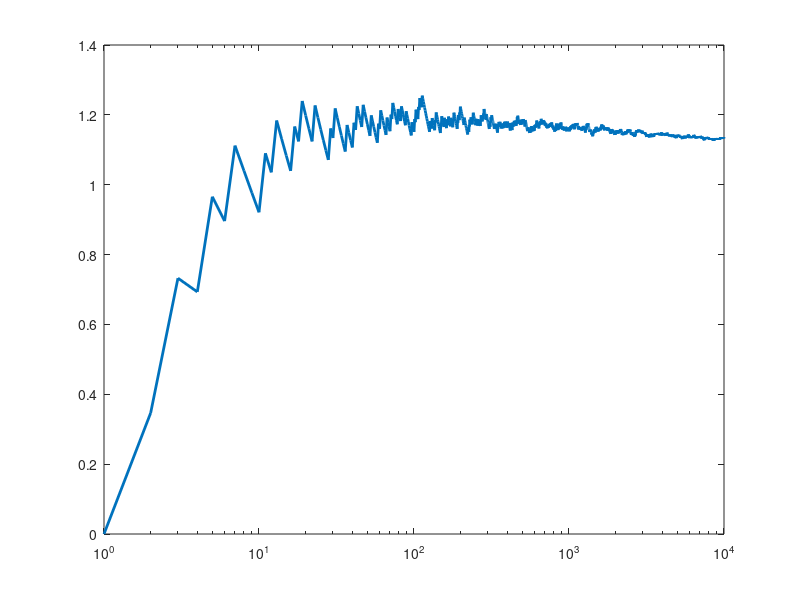

Write MATLAB code to recreate this figure. (Note: this script raises an error after producing the figure.)
% https://en.wikipedia.org/wiki/Prime-counting_function

n = 10000;
P = primes(n);

U = zeros(n,1);
for i=1:n
    U(i) = sum(P<=i);
end    

z = (1:n)';
U0 = z./log(z);
clf;
hold on;
plot( z, U, 'b', 'LineWidth', 2 );
plot( z, U0, 'r', 'LineWidth', 2 );

clf; 
semilogx(z, U./U0, 'LineWidth', 2); hold on;
semilogx(z, U./logint(z), 'LineWidth', 2);
semilogx([1 n], [1 1], 'k--', 'LineWidth', 2);
axis([1 n 0 1.3]); box on;
set(gca, 'FontSize', 20);
saveas(gcf, '../results/tmp.png');